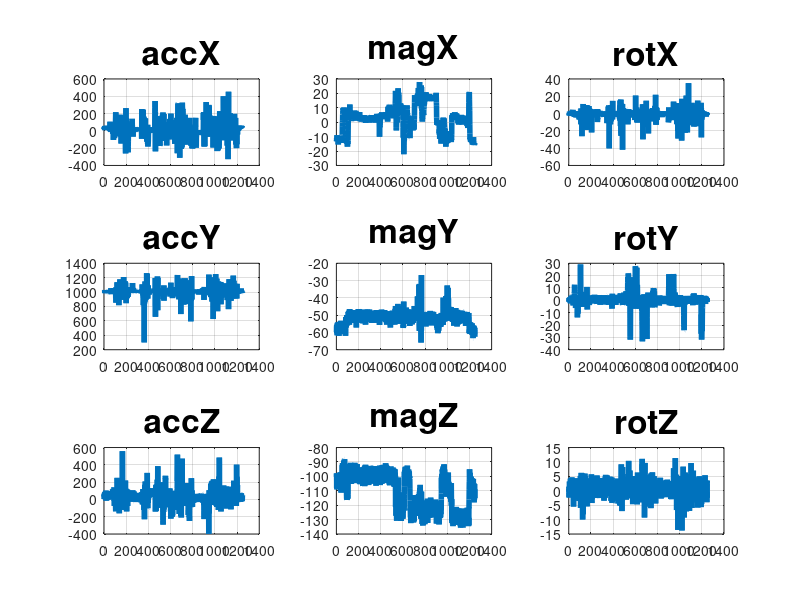
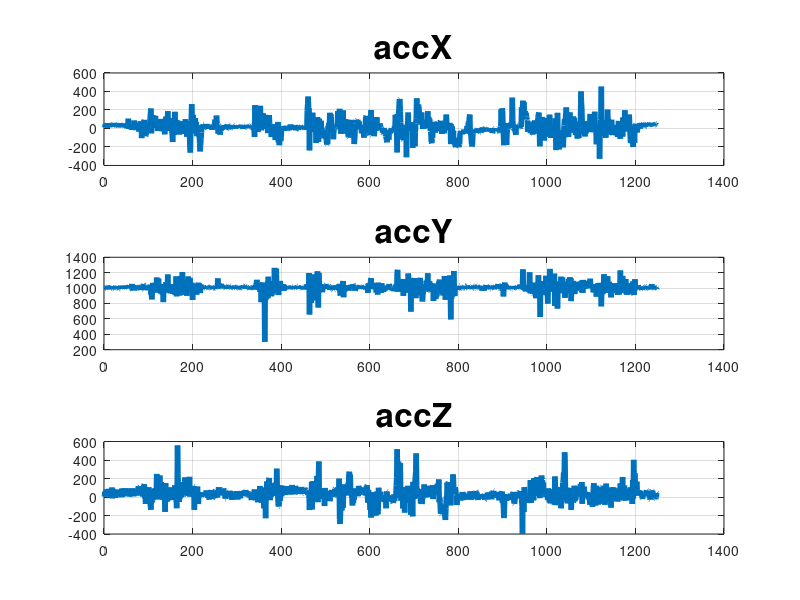
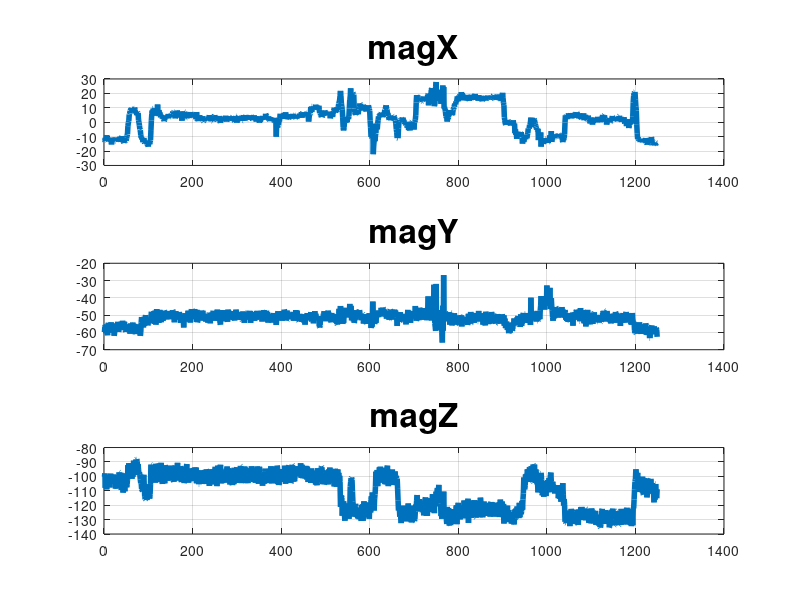
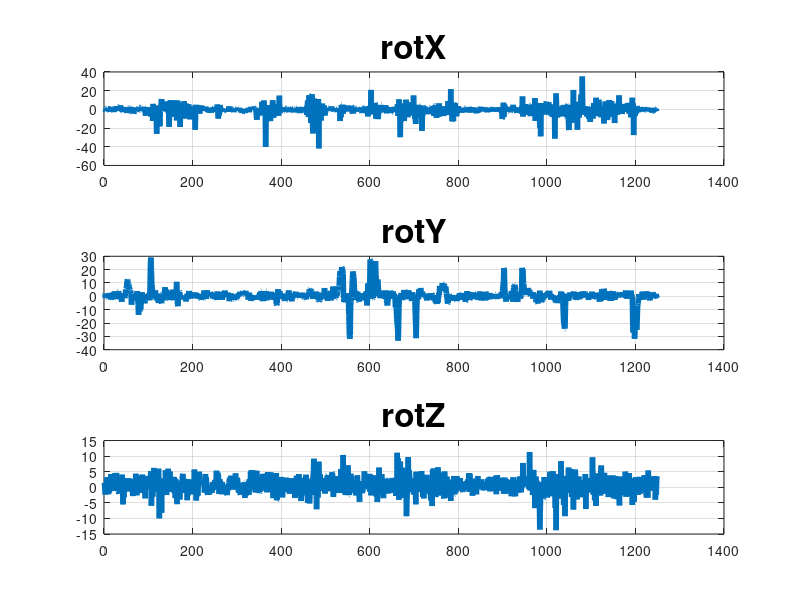

Write MATLAB code to recreate these figures, in order.
load('accX.mat')
load('accY.mat');
load('accZ.mat');
load('magX.mat');
load('magY.mat');
load('magZ.mat');
load('rotX.mat');
load('rotY.mat');
load('rotZ.mat');

figure(1);
set(gca,'FontSize',24);
subplot(3,3,1);
plot(accX,'Linewidth',4);
grid();
title('accX','FontSize',24');
subplot(3,3,4);
plot(accY,'Linewidth',4);
grid();
title('accY','FontSize',24');
subplot(3,3,7);
plot(accZ,'Linewidth',4);
grid();
title('accZ','FontSize',24');
subplot(3,3,2);
plot(magX,'Linewidth',4);
grid();
title('magX','FontSize',24');
subplot(3,3,5);
plot(magY,'Linewidth',4);
grid();
title('magY','FontSize',24');
subplot(3,3,8);
plot(magZ,'Linewidth',4);
grid();
title('magZ','FontSize',24');
subplot(3,3,3);
plot(rotX,'Linewidth',4);
grid();
title('rotX','FontSize',24');
subplot(3,3,6);
plot(rotY,'Linewidth',4);
grid();
title('rotY','FontSize',24');
subplot(3,3,9);
plot(rotZ,'Linewidth',4);
grid();
title('rotZ','FontSize',24');

figure(2);
set(gca,'FontSize',24);
subplot(3,1,1);
plot(accX,'Linewidth',4);
grid();
title('accX','FontSize',24');
subplot(3,1,2);
plot(accY,'Linewidth',4);
grid();
title('accY','FontSize',24');
subplot(3,1,3);
plot(accZ,'Linewidth',4);
grid();
title('accZ','FontSize',24');

figure(3);
set(gca,'FontSize',24);
subplot(3,1,1);
plot(magX,'Linewidth',4);
grid();
title('magX','FontSize',24');
subplot(3,1,2);
plot(magY,'Linewidth',4);
grid();
title('magY','FontSize',24');
subplot(3,1,3);
plot(magZ,'Linewidth',4);
grid();
title('magZ','FontSize',24');

figure(4);
set(gca,'FontSize',24);
subplot(3,1,1);
plot(rotX,'Linewidth',4);
grid();
title('rotX','FontSize',24');
subplot(3,1,2);
plot(rotY,'Linewidth',4);
grid();
title('rotY','FontSize',24');
subplot(3,1,3);
plot(rotZ,'Linewidth',4);
grid();
title('rotZ','FontSize',24');


